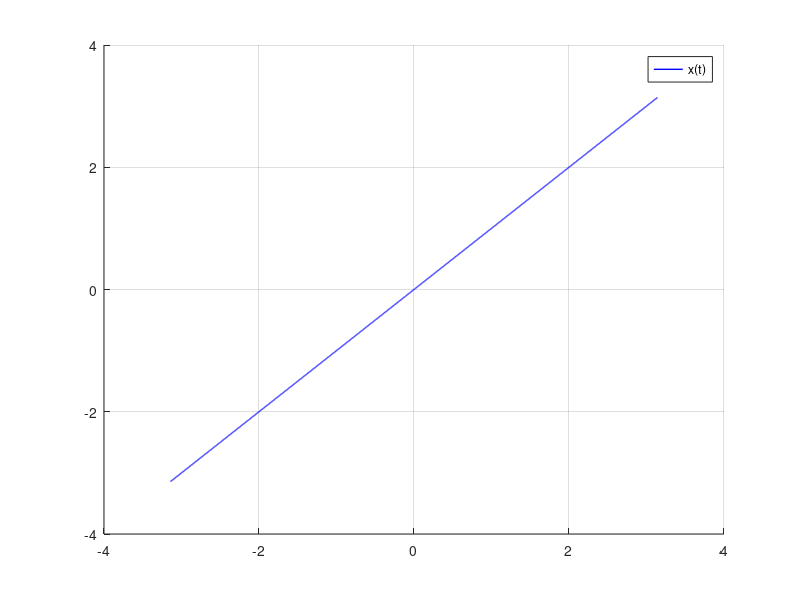

This chart was generated by the following MATLAB code: (Note: this script raises an error after producing the figure.)
close all;
clear;
clc;

%% 3
N = 10000;
t = linspace(-pi, pi, N + 1)'; t(end) = [];
x = t;

figure(1); hold on; grid on;
plot(t, x, 'b', 'LineWidth', 1);
legend('x(t)');

%% 5
M = 1;
T0 = 2*pi;
k = -M : M;
om0 = (2*pi)/T0;
F = exp(1j * om0 * t * k);
X = F' * x / N;

%% 6
X_fourier = Fourier(M,t,x,N);
figure(2); hold on; grid on;
plot(t, x, 'b', 'LineWidth', 1);
plot(t, X_fourier, 'r', 'LineWidth', 1);
legend('x-original(t)', 'x-fourier(t)');

%% 7

X_fourier_M_1 = Fourier(1,t,x,N);
X_fourier_M_5 = Fourier(5,t,x,N);
X_fourier_M_30 = Fourier(30,t,x,N);

X_fourier_M_1 = cat(1,X_fourier_M_1,X_fourier_M_1,X_fourier_M_1);
X_fourier_M_5 = cat(1,X_fourier_M_5,X_fourier_M_5,X_fourier_M_5);
X_fourier_M_30 = cat(1,X_fourier_M_30,X_fourier_M_30,X_fourier_M_30);
t = cat(1,t-2*pi,t,t+2*pi);
x = cat(1,x,x,x);

figure(3); hold on; grid on;
plot(t, x, '-black', 'LineWidth', 1);
plot(t, X_fourier_M_1, 'b', 'LineWidth', 1);
plot(t, X_fourier_M_5, 'r', 'LineWidth', 1);
plot(t, X_fourier_M_30, 'y', 'LineWidth', 1);
legend('x(t)', '1', '5', '30');

%% 8
t = linspace(-pi, pi, N + 1)'; t(end) = [];
x = t;
M = 100;
norms = [];
for n = 1:100
   norms = cat(1,norms,norm(Fourier(n,t,x,N)-x,2));
end

figure(4); hold on; grid on;
plot(1:100, norms, 'b', 'LineWidth', 1);
legend('err(M)', '1', '5', '30');

%% functions
function X_fourier = Fourier(M,t,x,N)
    T0 = 2*pi;
    k = -M : M;
    om0 = (2*pi)/T0;
    F = exp(1j * om0 * t * k);
    X = F' * x / N;
    X_fourier = F * X;
end

